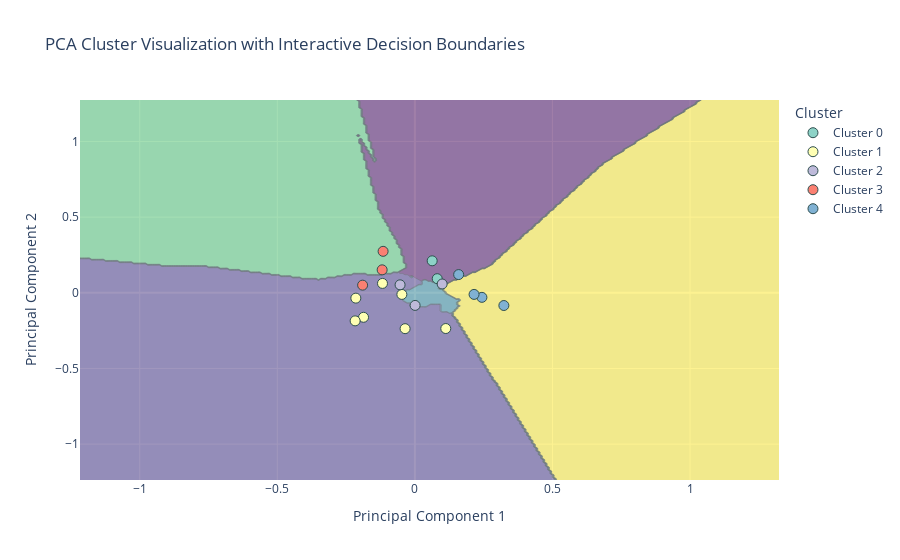

Notebook code cell kept with this figure:
### Code cell
import plotly.express as px
import plotly.graph_objects as go
from sklearn.decomposition import PCA
import numpy as np
import pandas as pd
from sklearn.neighbors import KNeighborsClassifier

# Assuming 'df' is your DataFrame that includes 'embedding', 'text', and 'cluster' columns
embeddings_array = np.stack(df['embedding'].values)

# Perform PCA on the embeddings
pca = PCA(n_components=2)
principalComponents = pca.fit_transform(embeddings_array)

# Create a new DataFrame for the reduced data
principalDf = pd.DataFrame(data=principalComponents, columns=['principal component 1', 'principal component 2'])
principalDf['text'] = df['text'].apply(lambda x: ' '.join(x.split()[:10]))  # Keep only the first 10 words
principalDf['cluster'] = df['cluster']  # Add the cluster information
principalDf['index'] = df.index  # Add the row index for labeling

# Fit a KNN model
knn = KNeighborsClassifier(n_neighbors=n_neighbors)
knn.fit(principalDf[['principal component 1', 'principal component 2']], principalDf['cluster'])

# Create the mesh grid for decision boundaries as before
x_min, x_max = principalDf['principal component 1'].min() - 1, principalDf['principal component 1'].max() + 1
y_min, y_max = principalDf['principal component 2'].min() - 1, principalDf['principal component 2'].max() + 1
xx, yy = np.meshgrid(np.linspace(x_min, x_max, 300), np.linspace(y_min, y_max, 300))

# Predict cluster assignments for each point in the mesh using the fitted KNN model
Z = knn.predict(np.c_[xx.ravel(), yy.ravel()])
Z = Z.reshape(xx.shape)

# Create a Plotly figure
fig = go.Figure()

# Add the mesh grid as a contour plot to represent the KNN decision boundaries
fig.add_trace(go.Contour(
    x=np.linspace(x_min, x_max, 300), 
    y=np.linspace(y_min, y_max, 300), 
    z=Z,  # Decision boundary
    showscale=False,  # Hide the color scale
    colorscale='Viridis',  # Color scheme
    opacity=0.5  # Transparency of the contour
))

# Use Plotly Express to get a discrete color sequence
colors = px.colors.qualitative.Set3  # Or choose any other qualitative palette

# Map each cluster label to a color
cluster_ids = sorted(principalDf['cluster'].unique())
color_map = {cluster_id: colors[i % len(colors)] for i, cluster_id in enumerate(cluster_ids)}



# Print out the color map to verify
print("Cluster to Color Mapping:", color_map)



# Iterate through each cluster to add PCA points as separate scatter plots
for cluster_id in cluster_ids:
    cluster_df = principalDf[principalDf['cluster'] == cluster_id]
    fig.add_trace(go.Scatter(
        x=cluster_df['principal component 1'],
        y=cluster_df['principal component 2'],
        mode='markers',
        name=f'Cluster {cluster_id}',  # Name of the trace, used in the legend
        marker=dict(
            size=10,
            color=color_map[cluster_id],  # Apply the color from the map
            line=dict(width=1, color='DarkSlateGrey')
        ),
        text=[f"{idx}: {txt}" for idx, txt in zip(cluster_df['index'], cluster_df['text'])],  # Text to be displayed on hover
        hoverinfo='text'
    ))



# Set the layout of the figure
fig.update_layout(
    title='PCA Cluster Visualization with Interactive Decision Boundaries',
    xaxis_title='Principal Component 1',
    yaxis_title='Principal Component 2',
    legend_title='Cluster',
    hovermode='closest'
)

# Show the figure
fig.show()

### Figure 1 — Plotly figure (JSON) as saved in the notebook; plotly's stock layout.template omitted (floating-point values rounded to 4 significant figures; data arrays with more than 128 entries replaced by an {"elided": "..."} marker saying what was removed)
{"data": [{"colorscale": [[0, "#440154"], [0.1111, "#482878"], [0.2222, "#3e4989"], [0.3333, "#31688e"], [0.4444, "#26828e"], [0.5556, "#1f9e89"], [0.6667, "#35b779"], [0.7778, "#6ece58"], [0.8889, "#b5de2b"], [1, "#fde725"]], "opacity": 0.5, "showscale": false, "type": "contour", "x": {"elided": "300 float values"}, "y": {"elided": "300 float values"}, "z": {"elided": "300x300 int values"}}, {"hoverinfo": "text", "marker": {"color": "rgb(141,211,199)", "line": {"color": "DarkSlateGrey", "width": 1}, "size": 10}, "mode": "markers", "name": "Cluster 0", "text": ["7: Apreensão de macacos na casa de Nicole Bahls iniciou investigação", "17: Moradora encontra cobra pendurada em varal ao recolher roupa em"], "type": "scatter", "x": [0.08118, 0.06284], "y": [0.09329, 0.2114]}, {"hoverinfo": "text", "marker": {"color": "rgb(255,255,179)", "line": {"color": "DarkSlateGrey", "width": 1}, "size": 10}, "mode": "markers", "name": "Cluster 1", "text": ["0: IPCA: preços sobem 0,83% em fevereiro, com reajuste anual da", "1: Governo fará 'rodízio' para 'oxigenar' conselhos de estatais após impasse", "6: Decisão da Justiça muda regras para o uso de anestesia", "9: Imposto de Renda 2024: como baixar o programa Receita liberou", "10: Apple permitirá baixar aplicativos de iPhone fora da App Store", "11: O megaexercício militar da Otan na fronteira com a Rússia", "13: Rodrigo Garcia, ex-governador de SP, deixa o PSDB Ele estava"], "type": "scatter", "x": [-0.1866, -0.03556, -0.1177, -0.2171, -0.2146, -0.04734, 0.1123], "y": [-0.1619, -0.237, 0.062, -0.1854, -0.03531, -0.01069, -0.2361]}, {"hoverinfo": "text", "marker": {"color": "rgb(190,186,218)", "line": {"color": "DarkSlateGrey", "width": 1}, "size": 10}, "mode": "markers", "name": "Cluster 2", "text": ["2: Jornal da Globo, Hora 1 e Jornal Hoje estreiam novo", "3: Conheça detalhes da ilha à venda por R$ 10 milhões", "15: Site faz 'Oscar' de mansões de famosos, e Gisele leva"], "type": "scatter", "x": [0.0007825, -0.05386, 0.0991], "y": [-0.08332, 0.05265, 0.05822]}, {"hoverinfo": "text", "marker": {"color": "rgb(251,128,114)", "line": {"color": "DarkSlateGrey", "width": 1}, "size": 10}, "mode": "markers", "name": "Cluster 3", "text": ["14: Como é o chip cerebral implantado pela empresa de Elon", "16: Semana do Consumidor: Guia de Compras ajuda a escolher o", "18: Celular pode ser aliado para descobrir câmeras escondidas em quartos;"], "type": "scatter", "x": [-0.119, -0.19, -0.1155], "y": [0.1517, 0.05059, 0.274]}, {"hoverinfo": "text", "marker": {"color": "rgb(128,177,211)", "line": {"color": "DarkSlateGrey", "width": 1}, "size": 10}, "mode": "markers", "name": "Cluster 4", "text": ["4: Instagram de Leidy Elin fica fora do ar após confusão", "5: Ana Hickmann e Edu Guedes assumem namoro 'É sobre a", "8: Lily Allen diz que filhas arruinaram sua carreira e estrelato", "12: Marido de participante do 'Big Brother' colombiano entra na casa"], "type": "scatter", "x": [0.2436, 0.2151, 0.1591, 0.3234], "y": [-0.03005, -0.01056, 0.1205, -0.08399]}], "layout": {"hovermode": "closest", "legend": {"title": {"text": "Cluster"}}, "title": {"text": "PCA Cluster Visualization with Interactive Decision Boundaries"}, "xaxis": {"title": {"text": "Principal Component 1"}}, "yaxis": {"title": {"text": "Principal Component 2"}}}}
